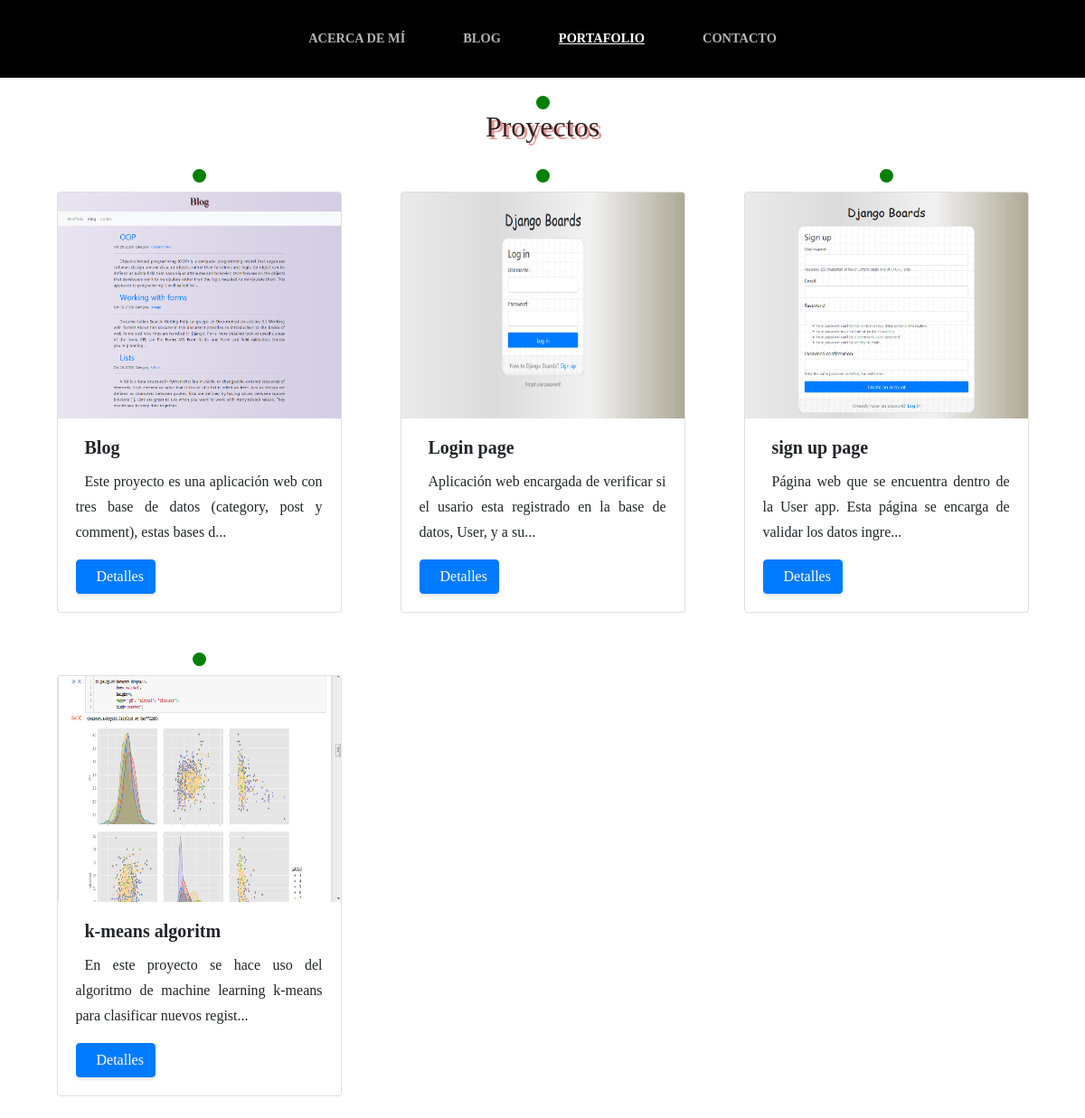
The page /portfolio/ on the database its author committed.
### portfolio/models.py (models this page shows, shortened)
class Projects(models.Model):
    title = models.CharField(max_length=100)
    details = models.TextField()
    technology = models.CharField(max_length=50)
    image = models.ImageField(upload_to='media')
    created_at = models.DateTimeField(auto_now_add=True)
    class Meta:
        verbose_name = 'Project'
        verbose_name_plural = 'Projects'

### portfolio/views.py (the view)
# urls.py: re_path(r'^portfolio/$', views.view_portfolio, name='portfolio'),
def view_portfolio(request):
    projects = Projects.objects.all()
    context = {
        'projects': projects
    }
    return render(request, 'portfolio/portfolio.html', context)

### portfolio/templates/portfolio/portfolio.html (shortened to what this page needs)
{% extends 'base.html' %}
{% load static %}
{% block content %}
    <div style="width: 15px; height: 15px; border-radius: 50%; background: green; margin: auto; margin-top: 20px;"></div>
        <div class="title">
            <h2>Proyectos</h2>
        </div>
<div class="row">
    {% for project in projects %}
        <div class="col-md-4" style="margin-top: 20px;">
            <div style="width: 15px; height: 15px; border-radius: 50%; background: green; margin: auto;"></div>
            <div class="card mb-4" style="width: 90%;">
                <img class="card-img-top w-100" src="{{project.image.url}}" style="min-height: 250px; max-height: 250px;">
                <div class="card-body" style="text-align: justify; text-indent: 10px;">
                    <h5 class="card-title"><b>{{project.title}}</b></h5>
                    <p class="card-text">{{ project.details | slice:":100" }}...</p>
                    <a href="{% url 'portfolio_detail' project.pk %}" class="btn btn-primary">
                        Detalles
                    </a>
                </div>
            </div>
        </div>
    {% endfor %}
</div>
{% endblock %}

### templates/base.html (shortened to what this page needs)
<!doctype html>{% load static %}
<html lang="en">
  <head>
    <link rel="stylesheet" href="https://stackpath.bootstrapcdn.com/bootstrap/4.3.1/css/bootstrap.min.css">
    <link rel="stylesheet" href="{% static 'css/bootstrap.min.css' %}">
    <link rel="stylesheet" href="{% static 'css/base.css' %}">
    <link rel="stylesheet" href="{% static 'css/gestion.css' %}">
  </head>
  <body class="home-page bp-legacy home page-template page-template-notitle page-template-notitle-php page page-id-1901 theme-wplms woocommerce-no-js d2 g2 p2 c2 minimal logged-out">
    <nav class="navbar navbar-expand-lg navbar-dark py-lg-4" id="mainNav" style="background: black;">
        <div class="container">
          <div class="collapse navbar-collapse" id="navbarResponsive">
            <ul class="navbar-nav mx-auto">
              <li class="nav-item {% if request.path == '/' %} active {% endif %} px-lg-4">
                <a class="nav-link text-uppercase text-expanded" href="{% url 'about' %}">Acerca de mí</a>
              </li>
              <li class="nav-item {% if request.path|slice:':6' == '/blog/' %} active {% endif %} px-lg-4">
                <a class="nav-link text-uppercase text-expanded" href="{% url 'blog' %}">Blog</a>
              </li>
              <li class="nav-item {% if request.path|slice:':11' == '/portfolio/' %} active {% endif %} px-lg-4">
                <a class="nav-link text-uppercase text-expanded" href="{% url 'portfolio' %}">Portafolio</a>
              </li>
              <li class="nav-item {% if request.path == '/contact/' %} active {% endif %} px-lg-4">
                <a class="nav-link text-uppercase text-expanded" href="{% url 'contact' %}">Contacto</a>
              </li>
            </ul>
          </div>
        </div>
      </nav>
    <div class="container">
      {% block content %}
      {% endblock %}
    </div>
  </body>
</html>

### static/css/base.css (style rules this page uses)
div.container .card { filter: alpha(opacity=50); -ms-filter: "progrid:DXImageTransform.Microsoft.Alpha(opacity=50)"; -khtml-opacity: 0.5; }
div.container .title { width: 50%; margin: auto; text-align: center; }
div.container .title h2 { font-family: 'Times New Roman', Times, serif; text-shadow: 3px 3px #e79595; color: #362121; }
div.container .card { width: 60%; margin: auto; margin-top: 10px; }

### static/css/gestion.css (style rules this page uses)
body { font-family: 'Lora'; }
h1, h2, h3, h4, h5, h6 { font-family: 'Raleway'; }
p { line-height: 1.75; }
#mainNav { background: rgb(248, 6, 183); font-family: 'Raleway'; }
#mainNav .navbar-nav .nav-item .nav-link { color: rgba(255, 255, 255, 0.7); font-weight: 800; }
#mainNav .navbar-nav .nav-item.active .nav-link { color: #ffffff; text-decoration: underline; }
@media (min-width: 992px) { #mainNav .navbar-nav .nav-item .nav-link { font-size: 0.9rem; } }
.btn { box-shadow: 0px 3px 3px 0px rgba(33, 37, 41, 0.1); }

### rows shown on the page
Projects: image (picture), title "Blog", details "Este proyecto es una aplicación web con tres base de datos (category, post y comment), estas bases d"
Projects: image (picture), title "Login page", details "Aplicación web encargada de verificar si el usario esta registrado en la base de datos, User, y a su"
Projects: image (picture), title "sign up page", details "Página web que se encuentra dentro de la User app. Esta página se encarga de validar los datos ingre"
Projects: image (picture), title "k-means algoritm", details "En este proyecto se hace uso del algoritmo de machine learning k-means para clasificar nuevos regist"
